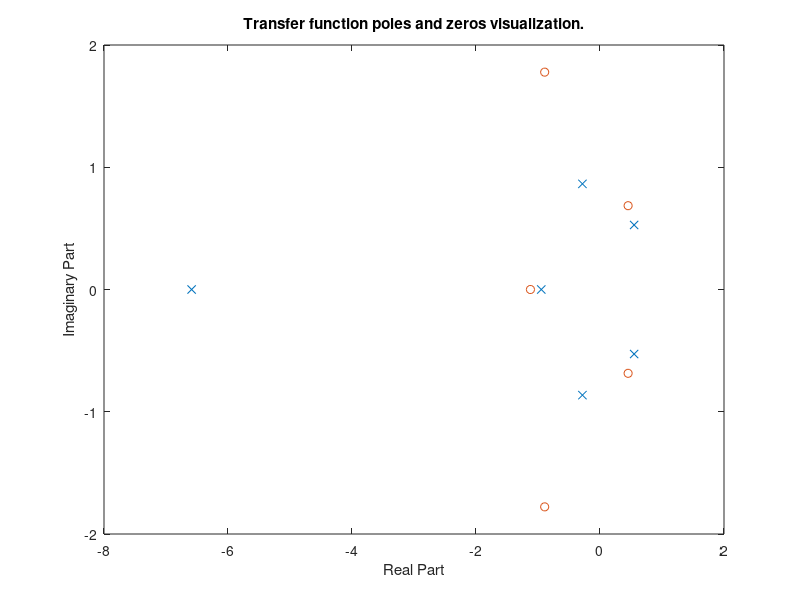

The MATLAB script that drew this image: (Note: this script raises an error after producing the figure.)
poles = roots([1 7 3 2 1 0 3]);
zeros = roots([1 2 4 1 0 3]);
figure;
plot(poles,"x");
hold on;
plot(zeros,"o");
hold off;
title('Transfer function poles and zeros visualization.');
xlabel("Real Part");
ylabel("Imaginary Part");
yline(0);
xline(0);


